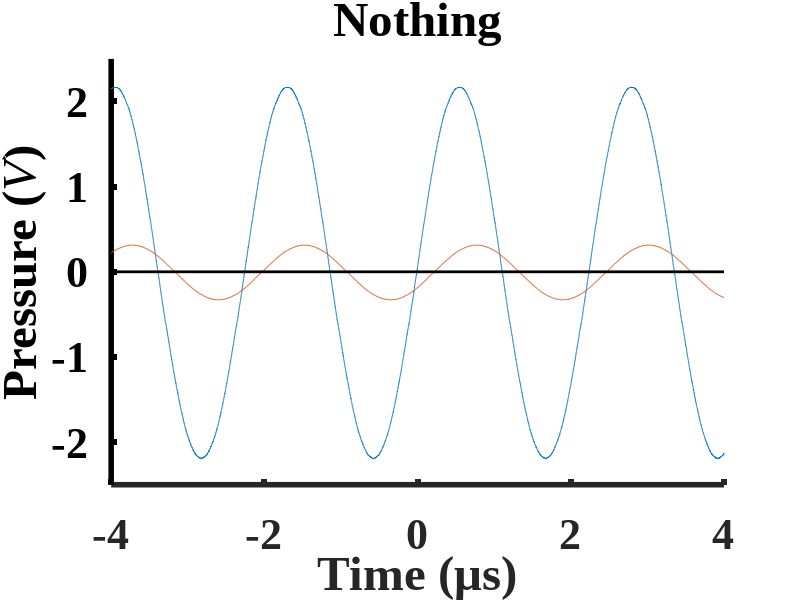

The MATLAB source for this figure:
% function createfigure(X1, YMatrix1)
%CREATEFIGURE(X1, YMatrix1)
%  X1:  vector of plot x data
%  YMATRIX1:  matrix of plot y data

%  Auto-generated by MATLAB on 04-Apr-2023 11:29:20

% load data
load('E_harvesting_230303_nothing_2.2Vpp.mat');

% Create figure
figure;

% figure size setting
x0=50;
y0=50;

height = 800;
width=height*(4/3);

set(gcf,'position',[x0,y0,width,height])

% Create axes
axes1 = axes;
hold(axes1,'on');

% Create multiple line objects using matrix input to plot
plot1 = plot(X1,YMatrix1);
set(plot1(1),'DisplayName','Input',...
    'Color',[0 0.447058826684952 0.74117648601532]);
set(plot1(2),'DisplayName','Output',...
    'Color',[0.850980401039124 0.325490206480026 0.0980392172932625]);

% Create line (y = 0)
line(xlim(), [0,0], 'LineWidth', 2, 'Color', 'k');

% Create ylabel
ylabel('Pressure ({\itV})','FontWeight','bold','FontSize',32,...
    'FontName','Times New Roman');

% Create xlabel
xlabel('Time ({\mus})','FontWeight','bold','FontSize',32,...
    'FontName','Times New Roman');

% Create title
title('Nothing');

% Uncomment the following line to preserve the X-limits of the axes
xlim(axes1,[-4e-06 4e-06]);
% Uncomment the following line to preserve the Y-limits of the axes
ylim(axes1,[-2.5 2.5]);
hold(axes1,'off');
% Set the remaining axes properties
set(axes1,'FontName','Times New Roman','FontSize',32,'FontWeight','bold',...
    'LineWidth',4,'XGrid','off','XTick',[-4e-06 -2e-06 0 2e-06 4e-06],...
    'XTickLabel',{'-4','-2','0','2','4'},'YColor',[0 0 0],'YGrid','off','ZGrid',...
    'on');
% Create legend
% legend(axes1,'show');

